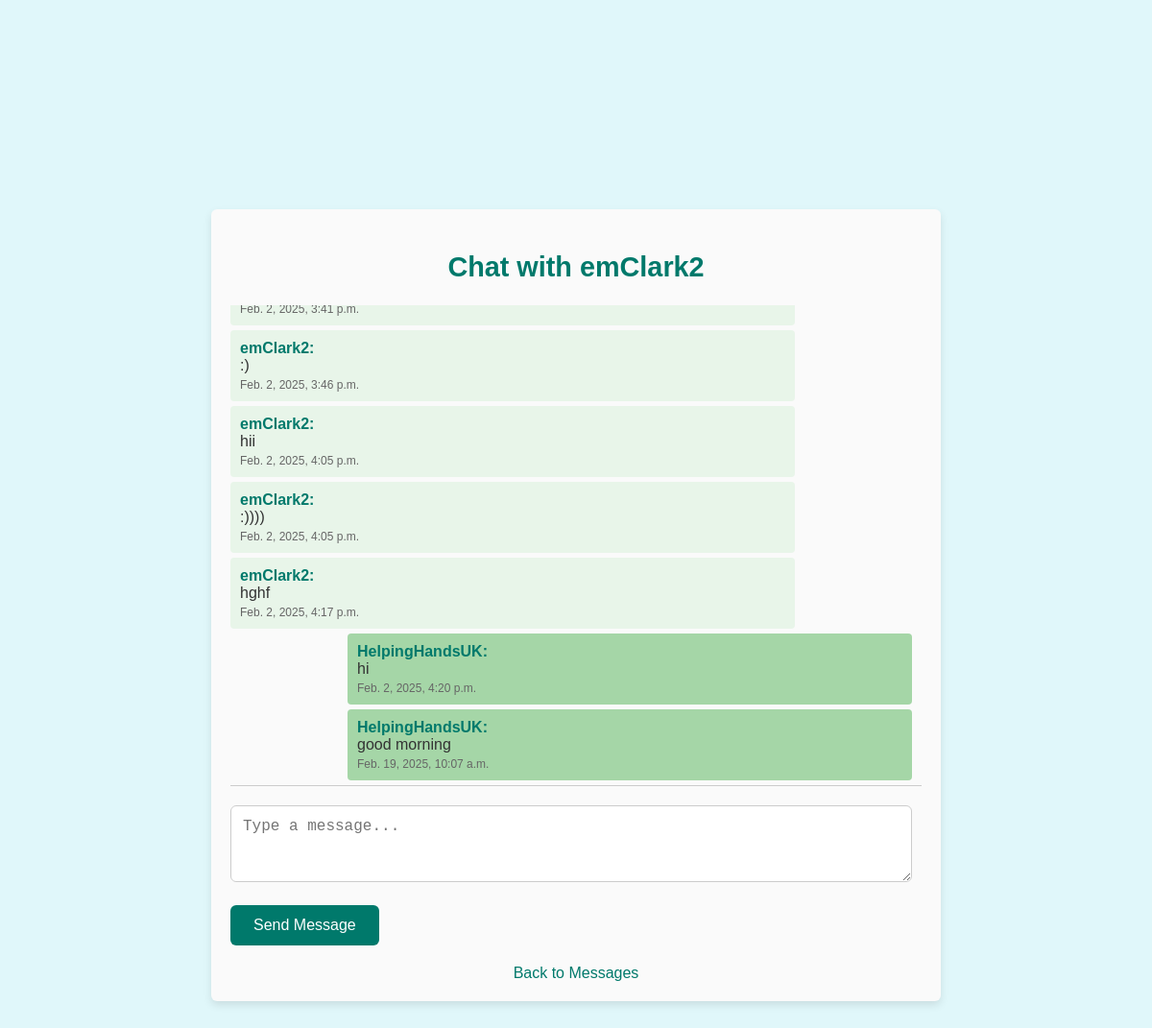
The page /chat/34/ (signed in) on the database its author committed.
### volunteers/models.py (models this page shows)
class User(AbstractUser):
    USER_TYPES = [
        ('volunteer', 'Volunteer'),
        ('organisation', 'Organisation')
    ]
    username = models.CharField(max_length=150, unique=True)
    user_type = models.CharField(max_length=20, choices=USER_TYPES)
    phone_number = models.CharField(max_length=15, blank=True, null=True)
    location = models.CharField(max_length=100)
    profile_picture = models.ImageField(upload_to='profile_pictures/', blank=True, null=True)
    user_created_at = models.DateTimeField(auto_now_add=True)
    saved_opportunities = models.ManyToManyField('VolunteerOpportunity', related_name='saved_by', through='SavedOpportunities')
    applied_opportunities = models.ManyToManyField('VolunteerOpportunity', related_name='applied_by', through='VolunteerApplications')
    profile_is_private = models.BooleanField(default=False)
    postcode = models.CharField(max_length=10)
    groups = models.ManyToManyField(
        'auth.Group',
        related_name='volunteers_user_set',
        blank=True,
        help_text='The groups this user belongs to.',
    )
    user_permissions = models.ManyToManyField(
        'auth.Permission',
        related_name='volunteers_user_set',
        blank=True,
        help_text='Specific permissions for this user.',
    )

class Message(models.Model):
    sender = models.ForeignKey(User, on_delete=models.CASCADE, related_name="sent_messages")
    recipient = models.ForeignKey(User, on_delete=models.CASCADE, related_name="received_messages")
    content = models.TextField()
    timestamp = models.DateTimeField(auto_now_add=True)
    is_read = models.BooleanField(default=False)

### volunteers/views.py (the view)
# urls.py: path('chat/<int:sender_id>/', views.chat_with_sender, name='chat_with_sender'),
@login_required
def chat_with_sender(request, sender_id):
    sender = get_object_or_404(User, id=sender_id)
    messages = Message.objects.filter(
        sender=request.user, recipient=sender
    ) | Message.objects.filter(
        sender=sender, recipient=request.user
    )
    messages = messages.order_by('timestamp')
    if request.method == 'POST':
        content = request.POST.get('content')
        if content:
            message = Message(sender=request.user, recipient=sender, content=content)
            message.save()
            return redirect('chat_with_sender', sender_id=sender.id)
    return render(request, 'chat.html', {'sender': sender, 'messages': messages})

### volunteers/templates/chat.html (shortened to what this page needs)
<!DOCTYPE html>
<html lang="en">
<head>
    {% load static %}
    <link rel="stylesheet" href="{% static 'chat.css' %}">
</head>
<body>
    <div class="container">
        <h2>Chat with {{ sender.username }}</h2>
        <div class="messages" id="messages">
            {% for msg in messages %}
                <div class="message {% if msg.sender == user %}right{% else %}left{% endif %}">
                    <p class="sender">{{ msg.sender.username }}:</p>
                    <p>{{ msg.content }}</p>
                    <span class="timestamp">{{ msg.timestamp }}
                    </span>
                </div>
            {% empty %}
                <p>No messages yet.</p>
            {% endfor %}
        </div>
        <form method="POST">
            <textarea class="message-input" name="content" placeholder="Type a message..." rows="3"></textarea>
            <button type="submit" class="send-btn">Send Message</button>
        </form>
        <a href="{% url 'view_messages' %}" class="back-link">Back to Messages</a>
    </div>
</body>
</html>

### volunteers/static/chat.css (style rules this page uses)
body { font-family: 'Arial', sans-serif; background-color: #e0f7fa; color: #333; margin: 0; padding: 0; display: flex; flex-direction: column; justify-content: center; align-items: center; height: 100vh; }
.container { width: 60%; max-width: 800px; background-color: #fafafa; padding: 20px; border-radius: 6px; box-shadow: 0 4px 8px rgba(0, 0, 0, 0.1); margin-bottom: 150px; }
h2 { text-align: center; color: #00796b; font-size: 1.8rem; }
.messages { max-height: 500px; overflow-y: auto; margin-bottom: 20px; padding-right: 10px; border-bottom: 1px solid #ccc; }
.message { padding: 10px; margin: 5px 0; background-color: #e8f5e9; border-radius: 4px; max-width: 80%; }
.message.left { margin-left: 0; margin-right: auto; background-color: #e8f5e9; }
.message.right { margin-left: auto; margin-right: 0; background-color: #a5d6a7; }
.message p { margin: 0; }
.message .sender { font-weight: bold; color: #00796b; }
.message .timestamp { font-size: 0.85rem; color: #888; }
.message-input { width: 95%; padding: 12px; border: 1px solid #ccc; border-radius: 6px; font-size: 1rem; margin-bottom: 20px; }
.send-btn { background-color: #00796b; color: white; border: none; padding: 12px 24px; font-size: 1rem; border-radius: 6px; cursor: pointer; }
.back-link { display: block; text-align: center; margin-top: 20px; font-size: 1rem; text-decoration: none; color: #00796b; }
.message .timestamp { font-size: 0.75rem; color: #666; margin-top: 4px; display: block; }

### rows shown on the page
User: username "emClark2"
Message: timestamp "Feb. 2, 2025, 3:41 p.m."
Message: sender.username "emClark2", content ":)", timestamp "Feb. 2, 2025, 3:46 p.m."
Message: sender.username "emClark2", content "hii", timestamp "Feb. 2, 2025, 4:05 p.m."
Message: sender.username "emClark2", content ":))))", timestamp "Feb. 2, 2025, 4:05 p.m."
Message: sender.username "emClark2", content "hghf", timestamp "Feb. 2, 2025, 4:17 p.m."
Message: sender.username "HelpingHandsUK", content "hi", timestamp "Feb. 2, 2025, 4:20 p.m."
Message: sender.username "HelpingHandsUK", content "good morning", timestamp "Feb. 19, 2025, 10:07 a.m."
